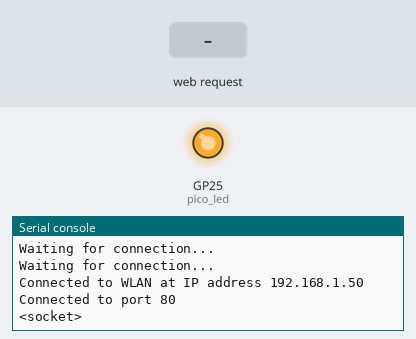
Bench run of a program on a simulated Raspberry Pi Pico running MicroPython. Parts: output pins drawn as LEDs (lit = HIGH), the last lines printed to the serial console. The inputs (shaded band) are chosen by the test bench. WiFi joins after 1.5 s; values from a settings file that is not in the repository are placeholders.

Above: at 3.2 s.
3.3 s: HTTP request GET /happy? received
At 4.5 s:
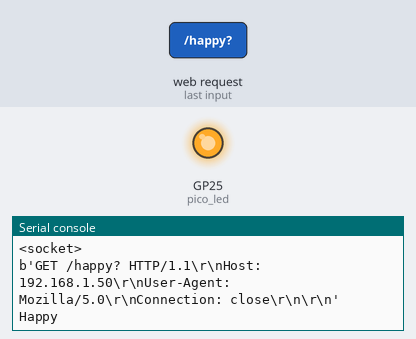
4.8 s: HTTP request GET /sad? received
At 5.7 s:
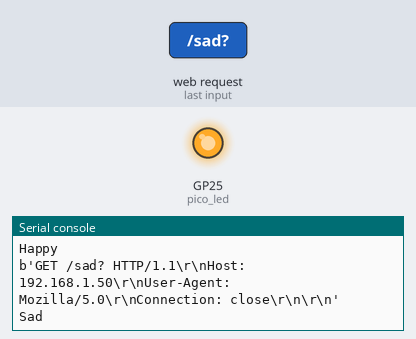
6.3 s: HTTP request GET / received
At 6.8 s:
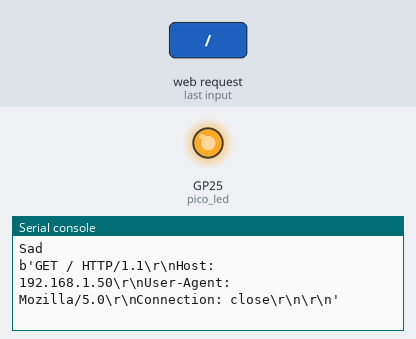

Measured:
- after the input at 3.3 s, the serial console: prints a new line at once (image 1)
- after the input at 4.8 s, the serial console: prints a new line at once (image 2)
- after the input at 6.3 s, the serial console: prints a new line at once (image 3)

The program:

run_server.py
```python
import secrets
import socket
from time import sleep

import machine
import network
from machine import Pin

from states import State

# These are taken from secrets.py.
# Look at the README for more information.
ssid = secrets.WIFI_SSID
password = secrets.WIFI_PASSWORD

assert (
    ssid is not None
), "Please set the WIFI_SSID in secrets.py. Look at the README for more information."
assert (
    password is not None
), "Please set the WIFI_PASSWORD in secrets.py. Look at the README for more information."


def connect() -> str:
    # Connect to WLAN
    wlan = network.WLAN(network.STA_IF)
    wlan.active(True)
    wlan.connect(ssid, password)
    while wlan.isconnected() is False:
        print("Waiting for connection...")
        sleep(1)

    print("Connected to WLAN at IP address", wlan.ifconfig()[0])
    return wlan.ifconfig()[0]


def open_socket(ip: str) -> socket:
    # Open a socket
    PORT = 80
    address = (ip, PORT)

    connection = socket.socket()
    connection.bind(address)
    connection.listen(1)

    print("Connected to port", PORT)
    print(connection)
    return connection


def webpage(state: str) -> str:
    with open("index.html", "r") as f:
        html = f.read()

        html = html.replace("{{ state }}", state)

    return str(html)


def serve(connection):
    # Get pinouts
    pico_led = Pin(25, Pin.OUT)

    # Start a web server
    state = State.HAPPY

    # Status indicator to indicate that the server is running
    pico_led.off()  # Sometimes need to turn it off first
    pico_led.on()

    while True:
        client = connection.accept()[0]
        request = client.recv(1024)
        request = str(request)
        print(request)

        try:
            request = request.split()[1]
        except IndexError:
            pass

        if request == "/happy?":
            state = State.HAPPY
            print("Happy")
        elif request == "/sad?":
            state = State.SAD
            print("Sad")

        html = webpage(state)
        client.send(html)
        client.close()


try:
    ip = connect()
    connection = open_socket(ip)
    serve(connection)
except KeyboardInterrupt:
    print("Exiting...")
    machine.reset()
```

states.py
```python
class State:
    # TODO: Replace with hand-drawn images
    HAPPY = "https://external-content.duckduckgo.com/iu/?u=https://cdn4.vectorstock.com/i/1000x1000/72/38/cute-happy-smiling-plant-vector-27847238.jpg&f=1&nofb=1&ipt=f5903547bf808eb3cc2ab85b0a37c75a8388d515ec12dc5f59bf0cc0d79ebcd8&ipo=images"
    SAD = "https://external-content.duckduckgo.com/iu/?u=https://thumbs.dreamstime.com/z/cute-sad-cry-old-plant-vector-flat-cartoon-illustration-icon-design-isolated-white-background-dried-plant-pot-concept-cute-157202845.jpg&f=1&nofb=1&ipt=2f6bf557ba3478109dfef82b2f2df51bc8604af16df9988ff1bf05e95ef94e7b&ipo=images"
```
